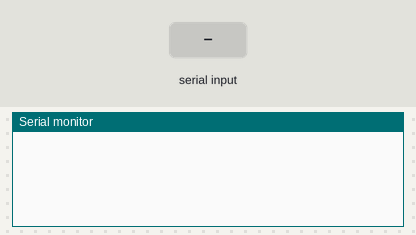
A sketch run on a simulated ESP8266 (NodeMCU). Parts: the last lines printed to the serial monitor. Inputs (shaded band) come from the test bench. WiFi joins after 1.5 s; servers stay silent unless stated.

Above: at 3.0 s.
3.1 s: "90,45,200\n" received over Serial
At 4.3 s:
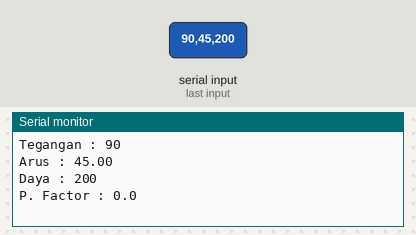
4.6 s: "30,150,10\n" received over Serial
At 5.4 s:
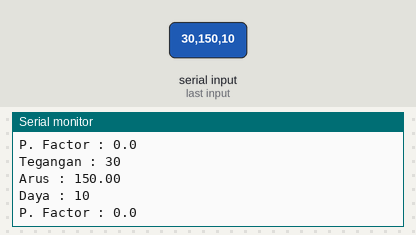

Measured:
- after the input at 3.1 s, the serial monitor: prints a new line at once (image 1)
- after the input at 4.6 s, the serial monitor: prints a new line at once (image 2)

The sketch:

kWh_Online_ESP.ino
```cpp
#include <ESP8266WiFi.h>
#include <BlynkSimpleEsp8266.h>

#define BLYNK_PRINT Serial
char auth[] = "pAKNLvno1w1-o-0eFGED10YBjxDpzzcE";
char ssid[] = "duinoelektronik";
char pass[] = "atmega88p";
BlynkTimer timer;

char rdata;
float data2, data4;
int data1, data3;
String myString;

void myTimerEvent()
{
  baca();
  Blynk.virtualWrite(V1, data1);
  Blynk.virtualWrite(V2, data2);
  Blynk.virtualWrite(V3, data3);
  Blynk.virtualWrite(V4, data4);
}

void setup()
{
  Serial.begin(115200);
  Blynk.begin(auth, ssid, pass, "blynk.en-26.com", 9600);
  timer.setInterval(1000L, myTimerEvent);
}

void loop()
{
  Blynk.run();
  timer.run();
  baca();
}

void baca()
{
  if (Serial.available() > 0 )
  {
    rdata = Serial.read();
    myString = myString + rdata;
    // Serial.print(rdata);
    if ( rdata == '\n')
    {
      String l = getValue(myString, ',', 0);
      String m = getValue(myString, ',', 1);
      String n = getValue(myString, ',', 2);
      String o = getValue(myString, ',', 3);

      data1 = l.toInt();
      data2 = m.toFloat();
      data3 = n.toInt();
      data4 = o.toFloat();

      Serial.print("Tegangan : ");
      Serial.println(data1);
      Serial.print("Arus : ");
      Serial.println(data2);
      Serial.print("Daya : ");
      Serial.println(data3);
      Serial.print("P. Factor : ");
      Serial.println(data4,1);
      Serial.print("\n");
      myString = "";
    }
  }
}

String getValue(String data, char separator, int index)
{
  int found = 0;
  int strIndex[] = { 0, -1 };
  int maxIndex = data.length() - 1;

  for (int i = 0; i <= maxIndex && found <= index; i++) {
    if (data.charAt(i) == separator || i == maxIndex) {
      found++;
      strIndex[0] = strIndex[1] + 1;
      strIndex[1] = (i == maxIndex) ? i + 1 : i;
    }
  }
  return found > index ? data.substring(strIndex[0], strIndex[1]) : "";
}
```
